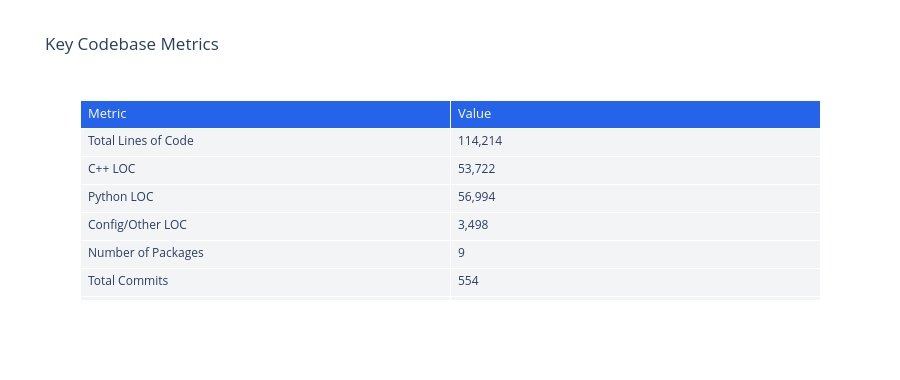

Notebook source saved alongside this figure:
### Code cell
# Key complexity indicators table
total_cpp = pkg_df['C++'].sum()
total_py = pkg_df['Python'].sum()
total_other = pkg_df['Config/Other'].sum()
total_loc = pkg_df['total'].sum()

complexity_data = {
    'Metric': [
        'Total Lines of Code', 'C++ LOC', 'Python LOC', 'Config/Other LOC',
        'Number of Packages', 'Total Commits', 'Project Duration (months)',
        'Developers', 'Co-Author Tagged Commits (Claude Code)',
    ],
    'Value': [
        f'{total_loc:,}', f'{total_cpp:,}', f'{total_py:,}', f'{total_other:,}',
        str(len(packages)), str(len(df)), '10',
        '1', str(df['has_coauthor_tag'].sum()),
    ]
}

complexity_df = pd.DataFrame(complexity_data)

fig = go.Figure(data=[go.Table(
    header=dict(values=['Metric', 'Value'],
                fill_color='#2563EB', font=dict(color='white', size=13),
                align='left'),
    cells=dict(values=[complexity_df['Metric'], complexity_df['Value']],
               fill_color='#F3F4F6', align='left', font=dict(size=12),
               height=28))
])
fig.update_layout(title='Key Codebase Metrics', height=380)
fig.show()

### Figure 1 — Plotly figure (JSON) as saved in the notebook; plotly's stock layout.template omitted (floating-point values rounded to 4 significant figures)
{"data": [{"cells": {"align": "left", "fill": {"color": "#F3F4F6"}, "font": {"size": 12}, "height": 28, "values": [["Total Lines of Code", "C++ LOC", "Python LOC", "Config/Other LOC", "Number of Packages", "Total Commits", "Project Duration (months)", "Developers", "Co-Author Tagged Commits (Claude Code)"], ["114,214", "53,722", "56,994", "3,498", "9", "554", "10", "1", "86"]]}, "header": {"align": "left", "fill": {"color": "#2563EB"}, "font": {"color": "white", "size": 13}, "values": ["Metric", "Value"]}, "type": "table"}], "layout": {"height": 380, "title": {"text": "Key Codebase Metrics"}}}
